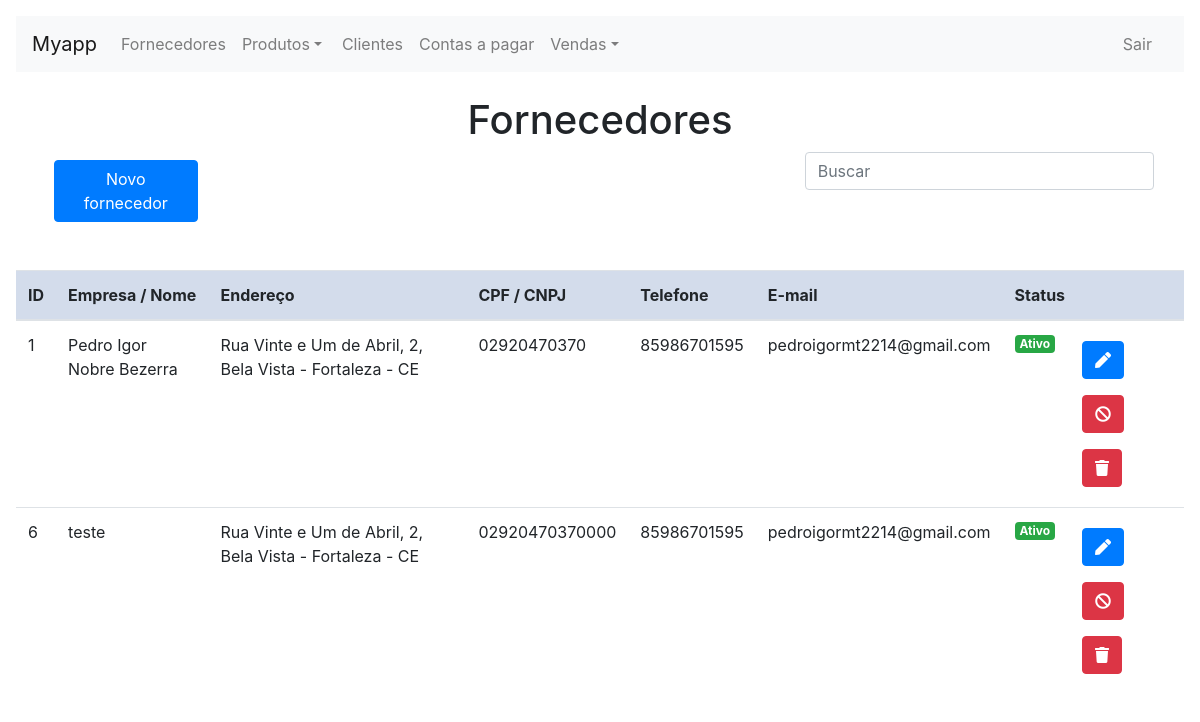
Before: /provider.php with the older database file.
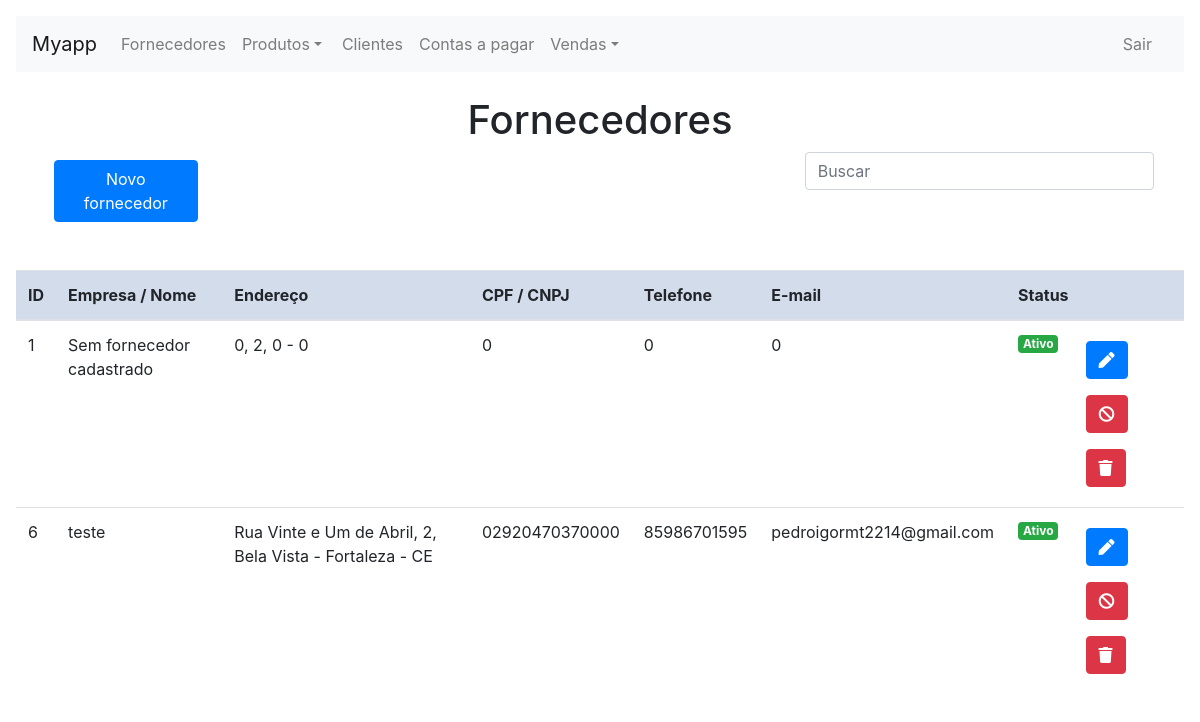
After: the same page with the newer database file.
### tables this page shows
CREATE TABLE `provider` (
  `ID` int(11) NOT NULL,
  `TYPE` varchar(25) NOT NULL,
  `NAME` varchar(255) NOT NULL,
  `PHONE` varchar(255) NOT NULL,
  `MAIL` varchar(255) DEFAULT NULL,
  `CPF_CNPJ` varchar(255) NOT NULL,
  `ZIPCODE` varchar(8) NOT NULL,
  `STREET` varchar(255) NOT NULL,
  `NUMBER` int(11) NOT NULL,
  `NEIGHBORHOOD` varchar(255) NOT NULL,
  `CITY_STATE` varchar(255) NOT NULL,
  `ACTIVE` int(11) NOT NULL,
  `CREATED_BY` int(11) NOT NULL,
  `CREATED_ON` datetime NOT NULL DEFAULT current_timestamp(),
  `MODIFIED_BY` int(11) DEFAULT NULL,
  `MODIFIED_ON` datetime DEFAULT NULL
);

### assist/classes/mProvider.php (called while the page is built, shortened)
<?php
class mProvider extends mConnection {
    public function getProviders() {
        $sql = "SELECT * FROM PROVIDER";
        $con = $this->Connect();
        $stmt = $con->query($sql);
        return $stmt->fetchAll(PDO::FETCH_ASSOC);
    }
}

### provider.php (the view, shortened to what this page needs)
<?php
require_once('assist/classes/mProvider.php');
$mProvider = new mProvider();
?>
<!DOCTYPE html>
<html lang="pt-br">
    <head>
        <?php require_once('components/script.php'); ?>
        <link rel="stylesheet" href="css/button.css"/>
    </head>
    <body>
        <?php require_once('./components/navbar.php'); ?>
        <br>
    <center><h1>Fornecedores</h1></center>
    <div class="form-group input-group col-md-12">
        <div class="col-md-2">
            <button type="button" class="btn btn-primary btn-row" data-toggle="modal" data-target="#createProvider">
                Novo fornecedor
            </button>
        </div>
        <div class="col-md-6"></div>
        <div class="col-md-4">
            <input name="consulta" id="txt_consulta" placeholder="Buscar" type="text" class="form-control">
        </div>
    </div>
    <br>
    <table id="tabela" class="table table-hover table-responsive-xl">
        <thead>
            <tr>
                <th scope="col">ID</th>
                <th scope="col">Empresa / Nome</th>
                <th scope="col">Endereço</th>
                <th scope="col">CPF / CNPJ</th>
                <th scope="col">Telefone</th>
                <th scope="col">E-mail</th>
                <th scope="col">Status</th>
                <th scope="col"></th>
            </tr>
        </thead>
        <tbody>
            <?php
            $providers = $mProvider->getProviders();
            foreach ($providers as $p) {
                ?>
                <tr>
                    <td><?= $p['ID'] ?></td>
                    <td><?= $p['NAME'] ?></td>
                    <td><?= $p['STREET'] . ", " . $p['NUMBER'] . ", " . $p['NEIGHBORHOOD'] . " - " . $p['CITY_STATE'] ?></td>
                    <td><?= $p['CPF_CNPJ'] ?></td>
                    <td><?= $p['PHONE'] ?></td>
                    <td><?= $p['MAIL'] ?></td>
                    <?php if ($p['ACTIVE'] == 1) { ?>
                        <td><h6><span class="badge badge-success">Ativo</span></h6></td>
                    <?php } else { ?>
                        <td><h6><span class="badge badge-danger">Inativo</span></h6></td>
                    <?php } ?>
                    <td>
                        <div class="row">
                            <button type="button" class="btn btn-primary btn-row" title="Editar" data-toggle="modal" data-target="#editProvider" onclick="editProvider(<?= $p['ID'] ?>)">
                                <i class="fas fa-pen"></i>
                            </button>
                            <?php if ($p['ACTIVE'] == 1) { ?>
                                <button type="button" class="btn btn-danger btn-row" title="Desativar" data-toggle="modal" data-target="#updateStatusProvider" onclick="updateStatusProvider(<?= $p['ID'] ?>)">
                                    <i class="fas fa-ban"></i>
                                </button>
                            <?php } else { ?>
                                <button type="button" class="btn btn-success btn-row" title="Ativar" data-toggle="modal" data-target="#updateStatusProvider" onclick="updateStatusProvider(<?= $p['ID'] ?>)">
                                    <i class="fas fa-check"></i>
                                </button>
                            <?php } ?>
                            <button type="button" class="btn btn-danger btn-row" title="Excluir" data-toggle="modal" data-target="#deleteProvider" onclick="deleteProvider(<?= $p['ID'] ?>)">
                                <i class="fas fa-trash"></i>
                            </button>
                        </div>
                    </td>
                </tr>
            <?php } ?>
        </tbody>
    </table>
</body>
</html>

Changed rows visible on the page:
changed provider id 1: NAME "Pedro Igor Nobre Bezerra" → "Sem fornecedor cadastrado"; STREET "Rua Vinte e Um de Abril" → "0"; NEIGHBORHOOD "Bela Vista" → "0"; CITY_STATE "Fortaleza - CE" → "0"; CPF_CNPJ "02920470370" → "0"; PHONE "85986701595" → "0"; MAIL "pedroigormt2214@gmail.com" → "0"
